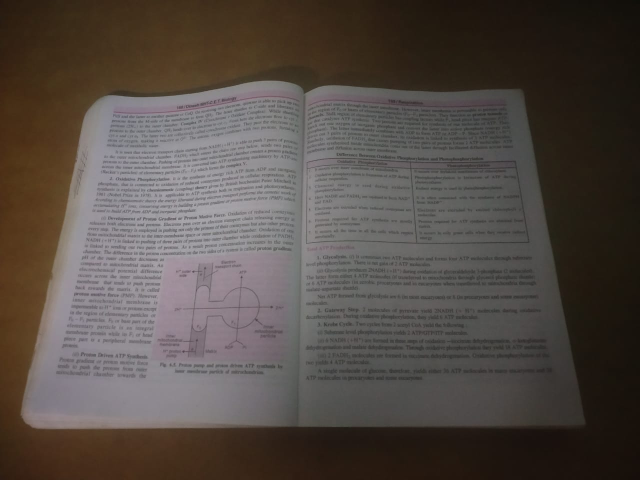
#> input picture test1.jpg, 1280 x 960 px, found by its file name (shown at 1/2 size)
$ python bookPageDetect.py
#> lines starting #> are read from the running program, lines starting #| are printed output that depends on the picture; after the words box and inside, x2 and y2 are one past the last pixel; in counts of white or black regions, pixels touching at a corner belong together

import numpy as np
import cv2

img = cv2.imread(r"D:\final_year_project\Smart-Text-Reader\test1.jpg")
#> img is the input picture: shape (960, 1280, 3); mean B, G, R 70.4, 75.9, 84.2
kernal = np.ones((7, 2))


def applyHE(img):
    img = cv2.convertScaleAbs(img, alpha=1.3, beta=5)
    clahe = cv2.createCLAHE(clipLimit=1, tileGridSize=(8, 8))
    [b, g, r] = cv2.split(img)
    b = clahe.apply(b)
    g = clahe.apply(g)
    r = clahe.apply(r)
    nimg = cv2.merge([b, g, r])
    return nimg


imgah = applyHE(img)
#> in applyHE, `[b, g, r] = cv2.split(img)`:
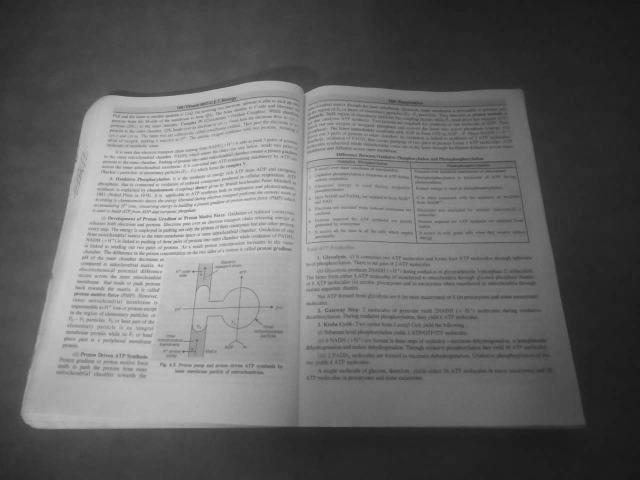
#> g: shape (960, 1280) (shown at 1/2 size); min 23, max 235, mean 103.7
#> in applyHE, `[b, g, r] = cv2.split(img)`:
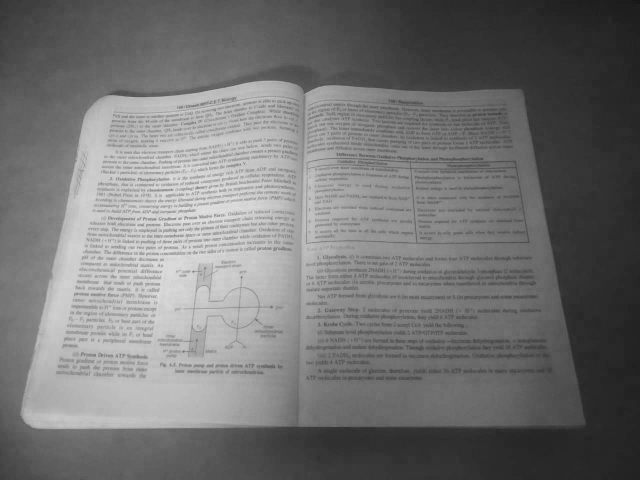
#> r: shape (960, 1280) (shown at 1/2 size); min 23, max 242, mean 114.4


def proprocess(img, kernal):

    imgg = cv2.cvtColor(img, cv2.COLOR_BGR2GRAY)

    imgb = cv2.medianBlur(imgg, 3)
    canny = cv2.Canny(imgb, 10, 50)

    imgdi = cv2.dilate(canny, kernal, iterations=1)
    imger = cv2.erode(imgdi, kernal, iterations=1)
    return imger

def biggestContour(contours):
    biggest = np.array([])
    max_area = 0
    for i in contours:
        area = cv2.contourArea(i)

        if area > 1000:
            peri = cv2.arcLength(i, True)

            approx = cv2.approxPolyDP(i, 0.02*peri, True)

            if area > max_area and len(approx) == 4:
                biggest = approx
                max_area = area

    return biggest, max_area


def reorder(cpoints):
    cpoints = cpoints.reshape((4, 2))
    cpointsn = np.zeros((4, 1, 2), dtype=np.int32)
    add = cpoints.sum(1)

    cpointsn[0] = cpoints[np.argmin(add)]
    cpointsn[3] = cpoints[np.argmax(add)]
    diff = np.diff(cpoints, axis=1)
    cpointsn[1] = cpoints[np.argmin(diff)]
    cpointsn[2] = cpoints[np.argmax(diff)]

    return cpointsn


def pageDetect(img, kernal):
    img = cv2.resize(img, (720,640))
    h, w = img.shape[:2]
    imgC = img.copy()
    imger = proprocess(img, kernal)
    contours, hierarchy = cv2.findContours(
        imger, mode=cv2.RETR_EXTERNAL, method=cv2.CHAIN_APPROX_SIMPLE)
    biggest, maxArea = biggestContour(contours)
    if biggest.size != 0:
        biggest = reorder(biggest)
        cv2.drawContours(imgC, biggest, -1, (0, 255, 0), 3)
        pts1 = np.float32(biggest)
        pts2 = np.float32([[0, 0], [w, 0], [0, h], [w, h]])
        matrix = cv2.getPerspectiveTransform(pts1, pts2)
        imgCol = cv2.warpPerspective(imgah, matrix, (w, h),flags=cv2.INTER_CUBIC)
        return imgCol


imgCol = pageDetect(img, kernal,)
#> in proprocess, `imgg = cv2.cvtColor(img, cv2.COLOR_BGR2GRAY)`:
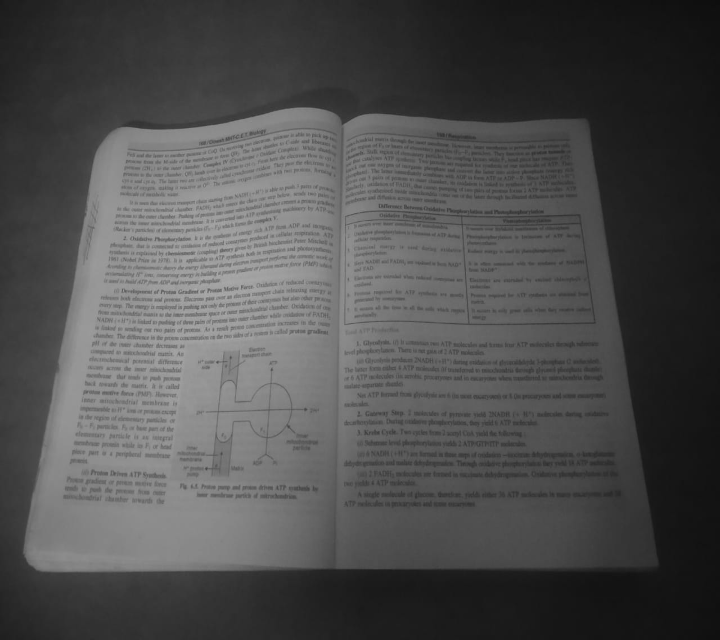
#> imgg: shape (640, 720); min 14, max 174, mean 77.7
#> in proprocess, `canny = cv2.Canny(imgb, 10, 50)`:
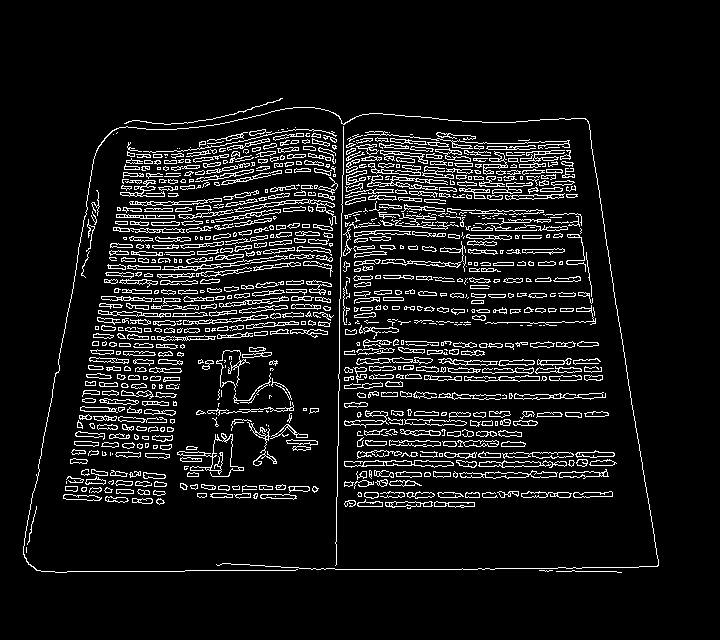
#> canny: shape (640, 720); 8.6% white in thin lines or dots, all inside (x1, y1, x2, y2) = (23, 98, 659, 573)
#> in proprocess, `imgdi = cv2.dilate(canny, kernal, iterations=1)`:
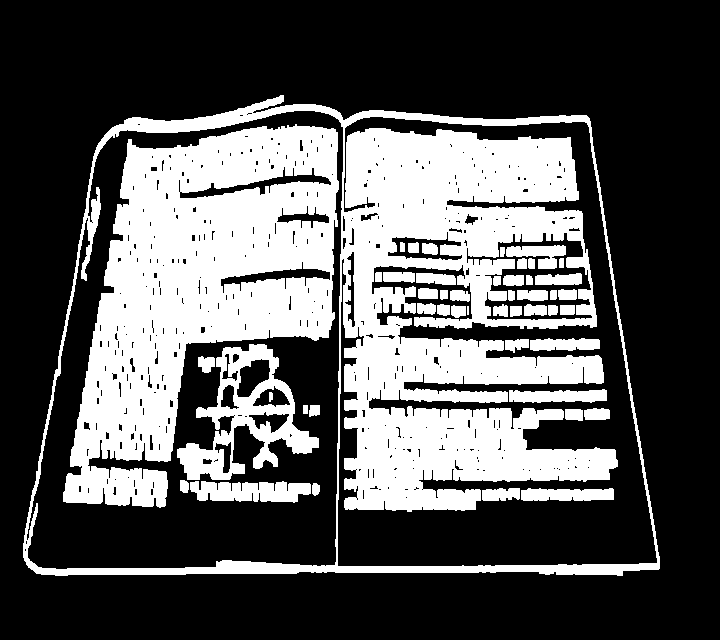
#> imgdi: shape (640, 720); 33.3% white; 48 white regions (1 under 20 px), largest, box (x1, y1, x2, y2) and area: (23, 95, 660, 576) 77643, (63, 124, 339, 508) 56964, (177, 344, 319, 480) 6694
#> in proprocess, `imger = cv2.erode(imgdi, kernal, iterations=1)`:
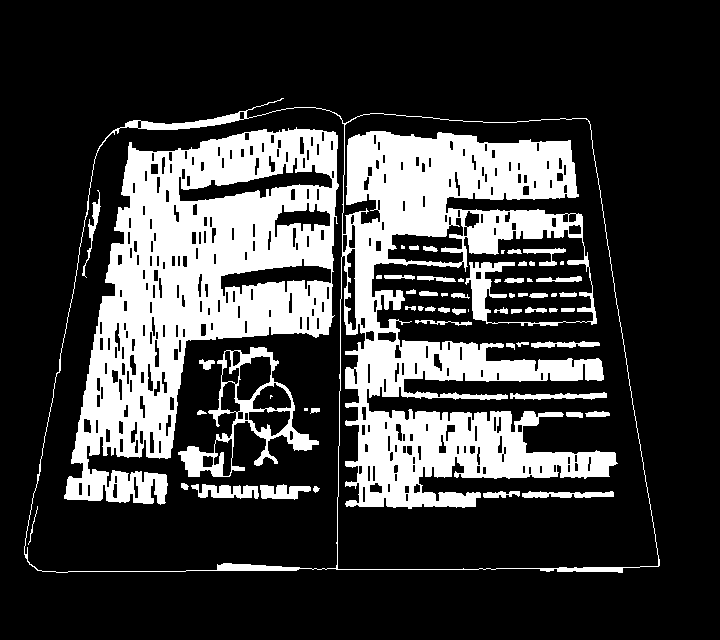
#> imger: shape (640, 720); 23.7% white; 60 white regions (7 under 20 px)
#> in pageDetect, `contours, hierarchy = cv2.findContours( imger, mode=cv2.RETR_EXTERNAL,..`: contours = 1 contour; box (x1, y1, x2, y2) and area: (24, 98, 660, 573) 253604
#> the loop in biggestContour, `for i in contours:` made 1 pass
#> (area, peri, biggest, max_area) on pass 1: (253603.5, 2204.8, [[105, 138], [29, 564], [659, 565], [586, 118]], 253603.5)
#> after the loop in biggestContour, `for i in contours:`: max_area = 253603.5
#> in pageDetect, `biggest, maxArea = biggestContour(contours)`: biggest = [[105, 138], [29, 564], [659, 565], [586, 118]]; maxArea = 253603.5
#> in reorder, `cpoints = cpoints.reshape((4, 2))`: cpoints = [[105, 138], [29, 564], [659, 565], [586, 118]]
#> in reorder, `add = cpoints.sum(1)`: add = [243, 593, 1224, 704]
#> in reorder, `diff = np.diff(cpoints, axis=1)`: diff = [33, 535, -94, -468]
#> in pageDetect, `biggest = reorder(biggest)`: biggest = [[105, 138], [586, 118], [29, 564], [659, 565]]
#> in pageDetect, `cv2.drawContours(imgC, biggest, -1, (0, 255, 0), 3)`: imgC: shape (640, 720, 3); mean of channels 0, 1, 2 70.3, 75.9, 84.1
#> in pageDetect, `matrix = cv2.getPerspectiveTransform(pts1, pts2)`: matrix = [[1.79, 0.319, -231.5], [0.0924, 2.22, -316.5], [0.000149, 0.000823, 1]]
#> in pageDetect, `imgCol = cv2.warpPerspective(imgah, matrix, (w, h),flags=cv2.INTER_CUB..`:
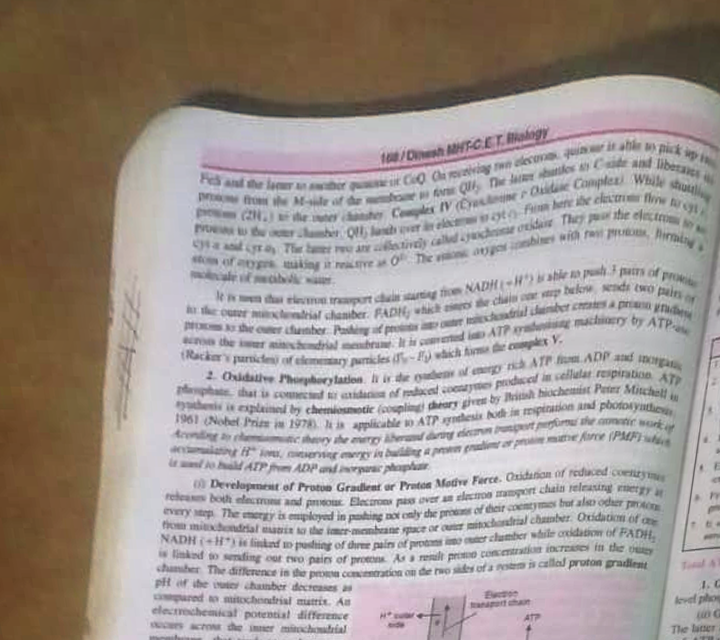
#> imgCol: shape (640, 720, 3); mean B, G, R 145.7, 151, 160.7

cv2.imshow("img", imgCol)
#cv2.imshow("imgb", img)
cv2.waitKey(0)

cv2.destroyAllWindows()

$ run again, with test4.jpg copied over test1.jpg
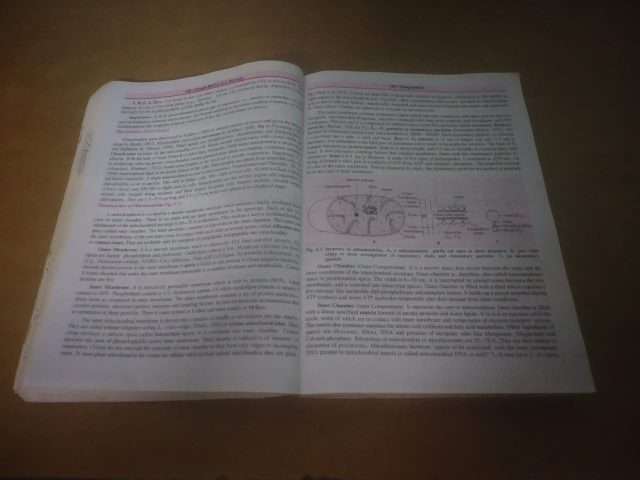
#> input picture test4.jpg, 1280 x 960 px, found by its file name (shown at 1/2 size)
#> img is the input picture: shape (960, 1280, 3); mean B, G, R 74.2, 78.9, 86.7
#> in proprocess, `canny = cv2.Canny(imgb, 10, 50)`:
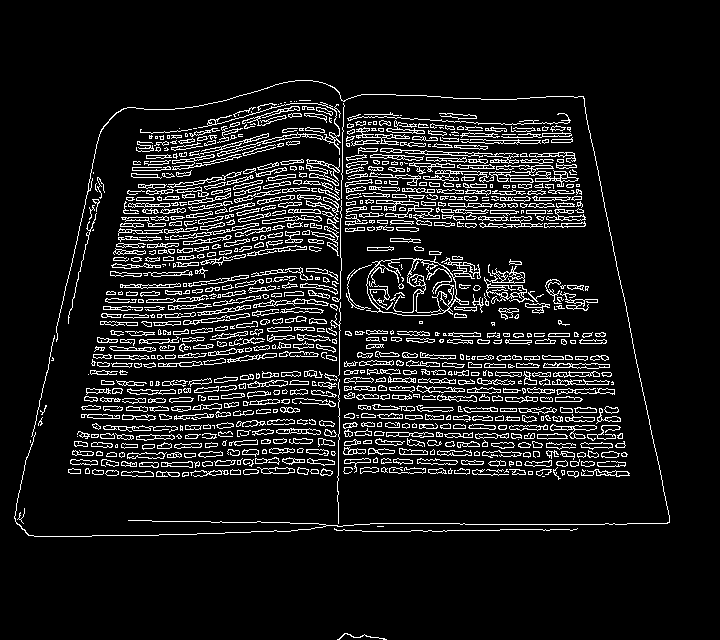
#> canny: shape (640, 720); 9.7% white in thin lines or dots, all inside (x1, y1, x2, y2) = (14, 80, 670, 640)
#> imgdi: shape (640, 720); 36.3% white; 11 white regions, largest, box (x1, y1, x2, y2) and area: (14, 77, 671, 540) 91942, (343, 327, 631, 483) 33586, (345, 109, 587, 254) 27055
#> imger: shape (640, 720); 27.8% white; 18 white regions (2 under 20 px)
#> contours = 2 contours; box (x1, y1, x2, y2) and area: (15, 80, 671, 537) 245882, (338, 633, 388, 640) 79
#> the loop in biggestContour, `for i in contours:` made 2 passes
#> (area, peri, biggest, max_area) on pass 2: (245881.5, 2097.3, [[104, 126], [29, 535], [670, 522], [584, 96]], 245881.5)
#> after the loop in biggestContour, `for i in contours:`: max_area = 245881.5
#> in pageDetect, `biggest, maxArea = biggestContour(contours)`: biggest = [[104, 126], [29, 535], [670, 522], [584, 96]]; maxArea = 245881.5
#> cpoints = [[104, 126], [29, 535], [670, 522], [584, 96]]
#> add = [230, 564, 1192, 680]
#> diff = [22, 506, -148, -488]
#> in pageDetect, `biggest = reorder(biggest)`: biggest = [[104, 126], [584, 96], [29, 535], [670, 522]]
#> imgC: shape (640, 720, 3); mean of channels 0, 1, 2 74.2, 78.9, 86.6
#> matrix = [[1.81, 0.332, -230], [0.149, 2.38, -315.4], [0.000176, 0.000933, 1]]
#> in pageDetect, `imgCol = cv2.warpPerspective(imgah, matrix, (w, h),flags=cv2.INTER_CUB..`:
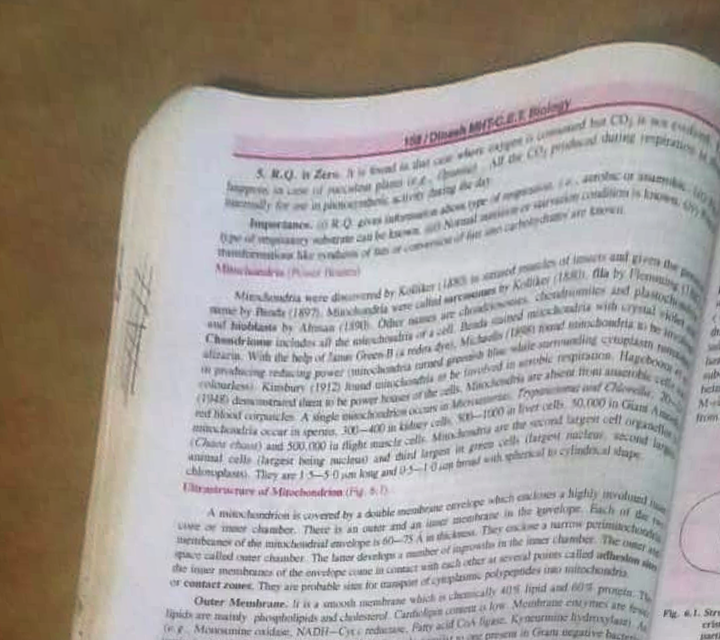
#> imgCol: shape (640, 720, 3); mean B, G, R 152.2, 157.1, 163.7
